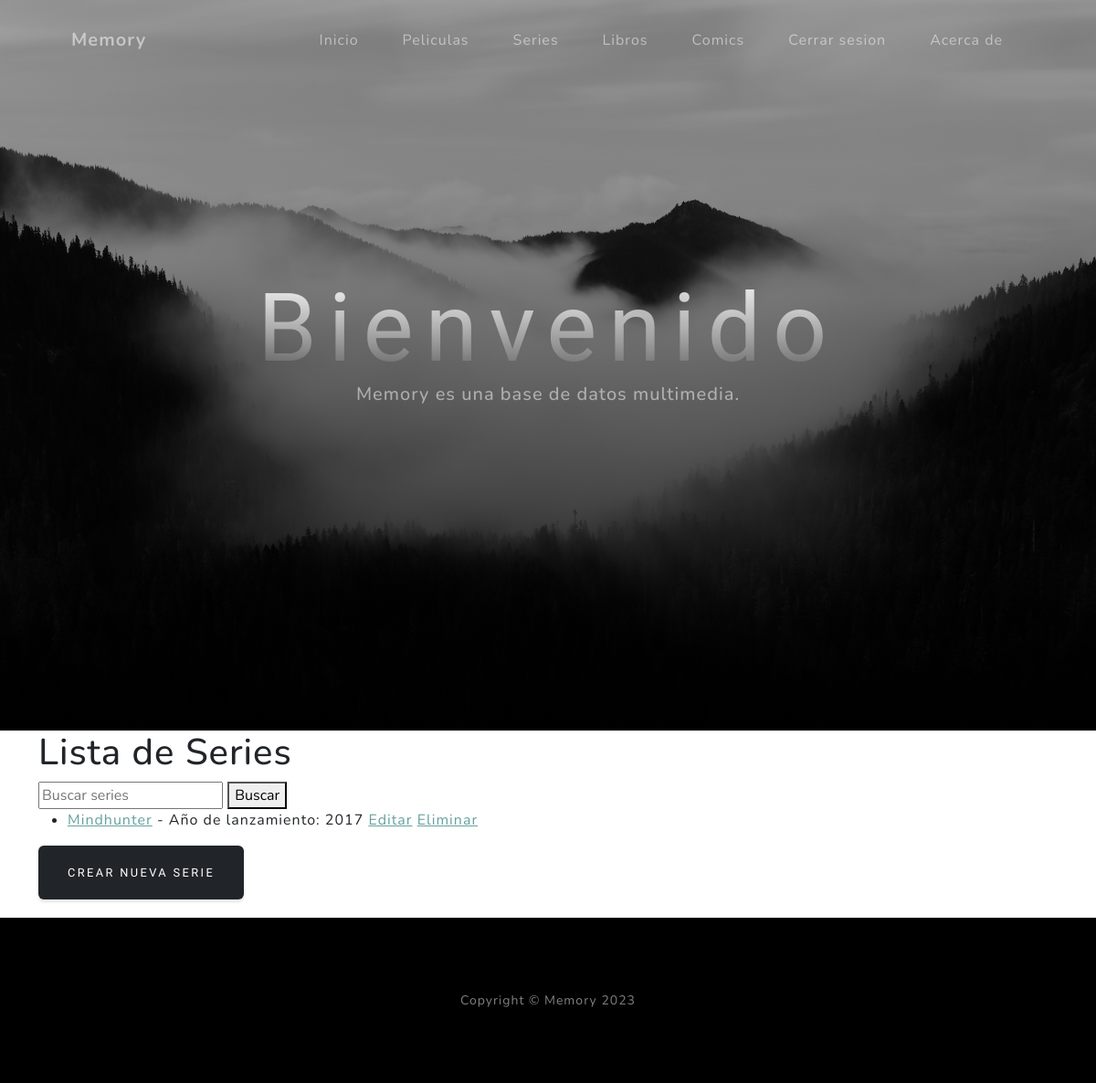
The page /series/ (signed in) on the database as committed earlier.
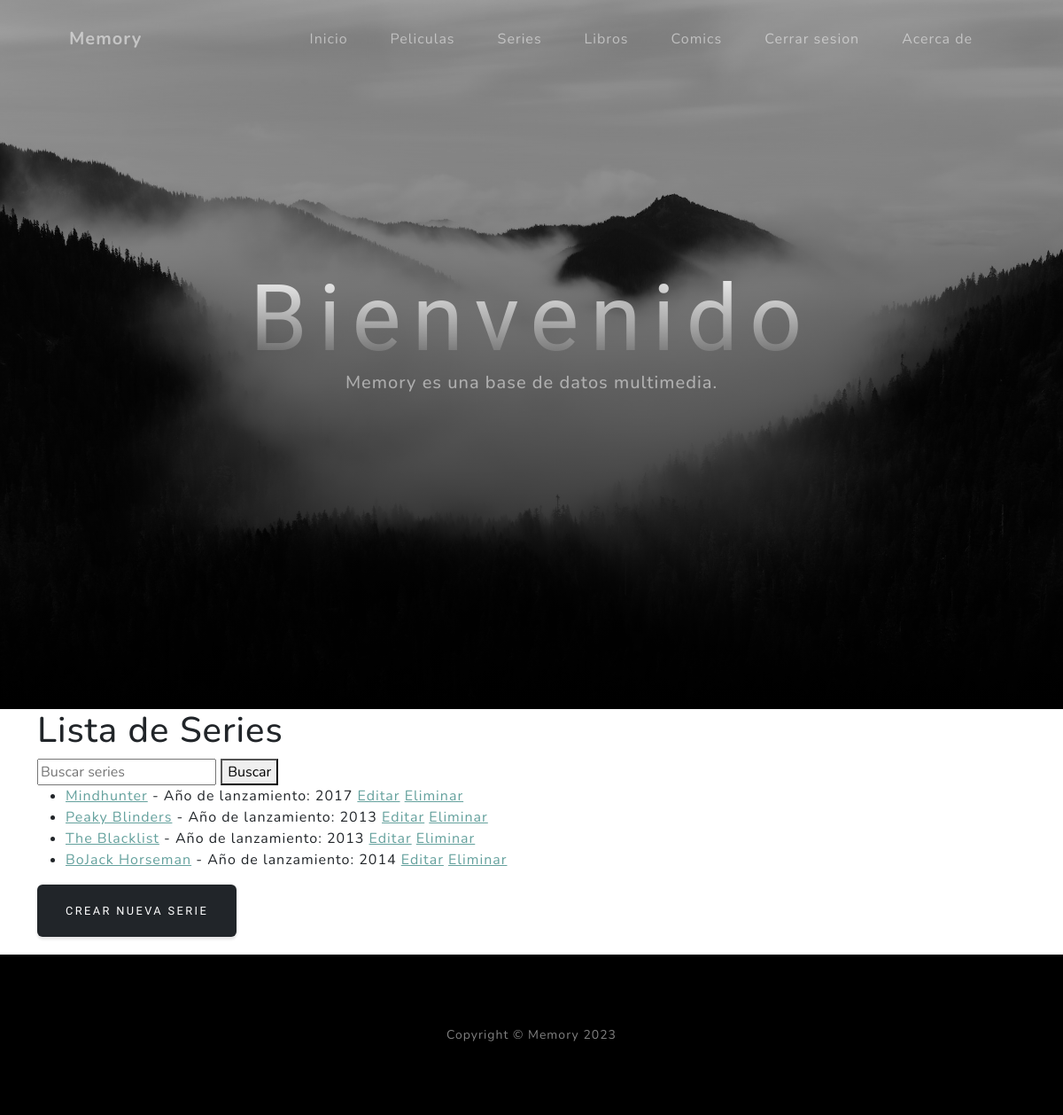
The same page on the database as committed later.
### core/models.py (models this page shows, shortened)
class Series(models.Model):
    title = models.CharField(max_length=200)
    description = models.TextField()
    release_year = models.IntegerField()
    class Meta:
        verbose_name = _('series')
        verbose_name_plural = _('series')

### core/views.py (the view)
# urls.py: path('series/', views.series_list, name='series_list'),
@login_required
def series_list(request):
    query = request.GET.get('q')
    if query:
        series = Series.objects.filter(title__icontains=query)
    else:
        series = Series.objects.all()
    return render(request, 'core/series_list.html', {'series': series})

### core/templates/core/series_list.html (shortened to what this page needs)
{% extends 'core/base.html' %}
{% load static %}
{% block content %}
    <h1>Lista de Series</h1>
    <form method="GET" action="{% url 'series_list' %}">
        <input type="text" name="q" placeholder="Buscar series">
        <button type="submit">Buscar</button>
    </form>
    <ul>
        {% for series in series %}
            <li>
                <a href="{% url 'series_detail' pk=series.pk %}">{{ series.title }}</a>
                - Año de lanzamiento: {{ series.release_year }}
                <a href="{% url 'series_update' pk=series.pk %}">Editar</a>
                <a href="{% url 'series_delete' pk=series.pk %}">Eliminar</a>
            </li>
        {% empty %}
            <li>No se encontraron series que coincidan con la búsqueda.</li>
        {% endfor %}
    </ul>
    <a href="{% url 'series_create' %}" class="btn btn-dark" style="margin-bottom: 20px">Crear nueva serie</a>
    <br>
{% endblock %}

Rows that differ between the two databases and show on the page:
added Series: title "Peaky Blinders", release_year "2013"
added Series: title "The Blacklist", release_year "2013"
added Series: title "BoJack Horseman", release_year "2014"
